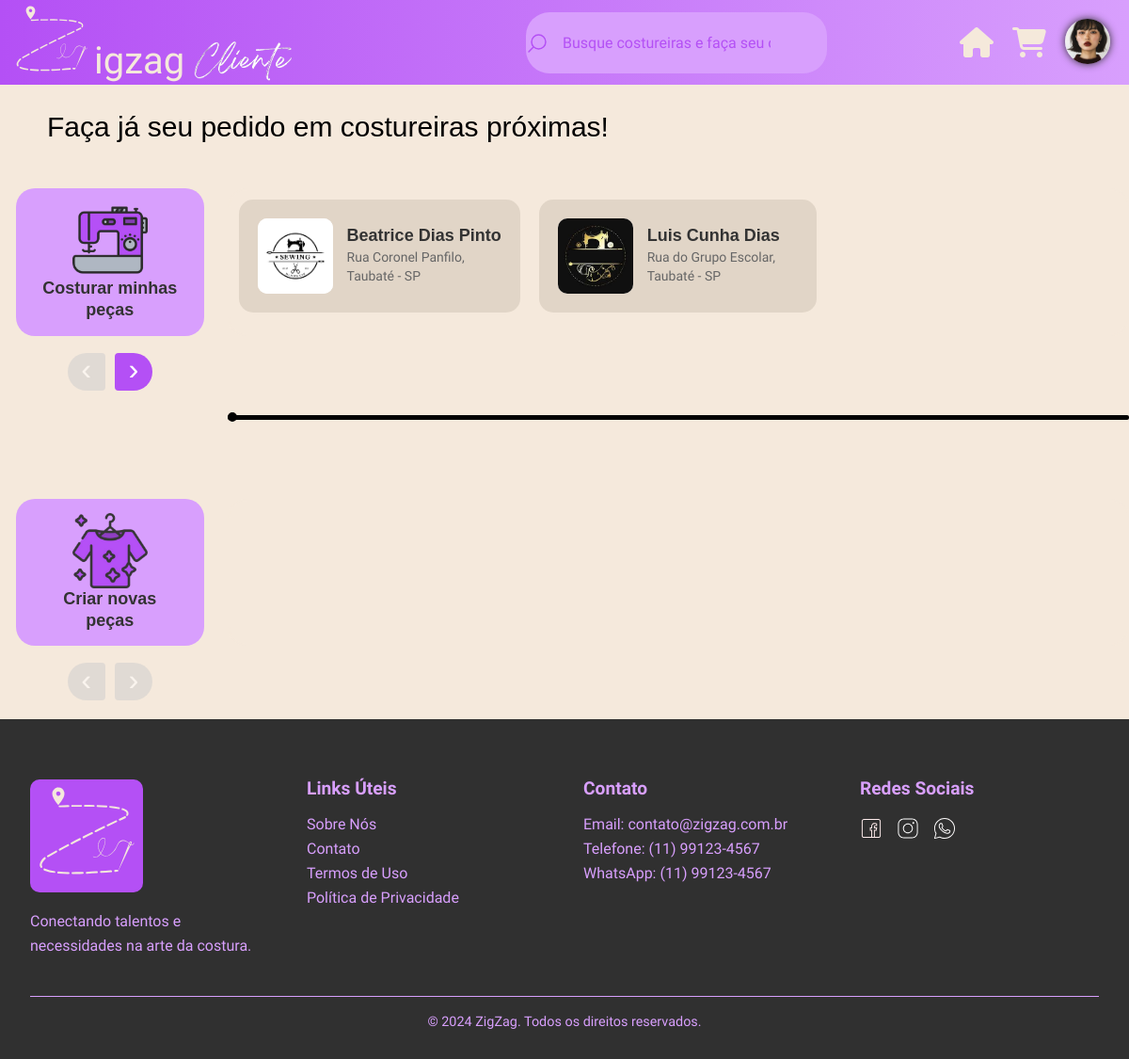
Screenshot of /cliente/index.php (signed in) with the database file from the repository.
### tables this page shows
CREATE TABLE IF NOT EXISTS tbl_costureiro
(
    cos_id integer NOT NULL PRIMARY KEY AUTO_INCREMENT,

    cos_email varchar(320) NOT NULL,
    cos_senhaHash varchar(128) NOT NULL,

    cos_nome varchar(64),
    cos_telefone bigint,
    cos_cpf bigint,
    cos_cnpj bigint,

    cos_perfil varchar(255) DEFAULT 'default.png',
    cos_verificado tinyint DEFAULT 0,

     
    cos_rua varchar(64),
    cos_bairro varchar(32),
    cos_numero int,
    cos_complemento tinytext,
    cos_cidade varchar(32),
    cos_estado varchar(2),
    cos_cep int
);

### web/cliente/bancoCliente.php (called while the page is built, shortened)
<?php
function buscarListaDeCostureiras($conexao)
{
    $queryCostureiras = "SELECT *
                        FROM tbl_costureiro;";
    $resultadoCostureiras = mysqli_query($conexao, $queryCostureiras);
    if ($resultadoCostureiras) {
        return mysqli_fetch_all($resultadoCostureiras, MYSQLI_ASSOC);
    } else {
        return false;
    }
}
?>

### web/cliente/index.php (the view, shortened to what this page needs)
<!DOCTYPE html>
<html lang="pt-br">
<head>
    <link rel="stylesheet" href="home.css">
    <link rel="stylesheet" href="https://unpkg.com/leaflet@1.9.4/dist/leaflet.css" />
    <?php
    require_once "../conexao.php";
    require_once "bancoCliente.php";
    $listaCostureiras = buscarListaDeCostureiras($conexao);
    ?>
</head>
<body>
    <header class="top">
        <div class="header_logo">
            <a href="../"><img class="logo_header" src="../assets/svg/logo.svg" width="90" height="90"
                    alt="Logo ZigZag">
                <p class="zigzag_txt">igzag</p>
                <img class="cli_text" src="../assets/images/usu_img/ZigZag.png" alt="costureiro">
            </a>
        </div>
        <nav class="nav_header">
            <div class="buttons_home">
                <div class="search-container">
                    <div class="search-box">
                        <img src="../assets/svg/search.svg" alt="Buscar" class="search-icon">
                        <input type="text" placeholder="Busque costureiras e faça seu orçamento!" class="search-input">
                    </div>
                </div>
            </div>
        </nav>
        <a class="icon" href="../"><i class="fa-solid fa-house fa-2x  "></i></a>
        <a class="icon" href="carrinho/"><i class="fa-solid fa-cart-shopping fa-2x"></i></a>
        <a class="icon" href="perfil/"><img class="icon_img_perfil"
                src="../assets/uploads/profilepictures/<?php echo $_SESSION["cli_perfil"]; ?>"></a>
    </header>
    <p class="title">Faça já seu pedido em costureiras próximas!</p>
    <div class="container_opções_home">
        <div class="category-card-costurar">
            <div class="category-icon">
                <img class="category-icon" src="../assets/images/usu_img/maquina.png">
            </div>
            <div class="category-text">
                Costurar minhas<br>peças
            </div>
        </div>
        <div class="carousel-warp-costurar">
            <div class="carousel-section" id="carousel1">
                <?php foreach ($listaCostureiras as $costureira) { ?>
                    <a href="loja/?cos=<?php echo $costureira['cos_id']; ?>"" class=" store-card">
                        <img class="store-image"
                            src="../assets/uploads/profilepictures/<?php echo $costureira['cos_perfil']; ?>">
                        <div class="store-info">
                            <p class="store-name"><?php echo $costureira['cos_nome']; ?></p>
                            <p class="store-details">
                                <?php echo $costureira['cos_rua'] . ", " . $costureira['cos_cidade'] . " - " . $costureira['cos_estado']; ?>
                            </p>
                        </div>
                    </a>
                <?php } ?>
            </div>
        </div>
        <div class="carousel-controls-costurar">
            <button class="carousel-btn left" data-carousel="carousel1" disabled>‹</button>
            <button class="carousel-btn right" data-carousel="carousel1">›</button>
        </div>
        <div class="linha">
            <hr class="linha_hr">
        </div>
        <div class="category-card-criar">
            <div class="category-icon">
                <img class="category-icon" src="../assets/images/usu_img/cabide.png">
            </div>
            <div class="category-text">
                Criar novas<br>peças
            </div>
        </div>
        <div class="carousel-warp-criar">
        </div>
        <div class="carousel-controls-criar">
            <button class="carousel-btn left" data-carousel="carousel2" disabled>‹</button>
            <button class="carousel-btn right" data-carousel="carousel2">›</button>
        </div>
    </div>
    <footer class="footer">
        <div class="container">
            <div class="footer-content">
                <div class="footer-section">
                    <img src="../assets/svg/logo.svg" alt="ZigZag Logo" class="footer-logo" />
                    <p>Conectando talentos e necessidades na arte da costura.</p>
                </div>
                <div class="footer-section">
                    <h3>Links Úteis</h3>
                    <ul>
                        <li><a href="../#sobre">Sobre Nós</a></li>
                        <li><a href="../#contato">Contato</a></li>
                        <li><a href="../">Termos de Uso</a></li>
                        <li><a href="../">Política de Privacidade</a></li>
                    </ul>
                </div>
                <div class="footer-section">
                    <h3>Contato</h3>
                    <ul>
                        <li>Email: contato@zigzag.com.br</li>
                        <li>Telefone: (11) 99123-4567</li>
                        <li>WhatsApp: (11) 99123-4567</li>
                    </ul>
                </div>
                <div class="footer-section">
                    <h3>Redes Sociais</h3>
                    <div class="social-links">
                        <a href="#"><img src="../assets/svg/facebook.svg" alt="Facebook" /></a>
                        <a href="https://www.instagram.com/zigzag_ltda"><img src="../assets/svg/instagram.svg"
                                alt="Instagram" /></a>
                        <a href="#"><img src="../assets/svg/whatsapp.svg" alt="WhatsApp" /></a>
                    </div>
                </div>
            </div>
            <div class="footer-bottom">
                <p>&copy; 2024 ZigZag. Todos os direitos reservados.</p>
            </div>
        </div>
    </footer>
</body>
</html>

### rows the page displays
tbl_costureiro: cos_perfil (picture), cos_nome "Beatrice Dias Pinto", cos_rua "Rua Coronel Panfilo", cos_cidade "Taubaté", cos_estado "SP"
tbl_costureiro: cos_perfil (picture), cos_nome "Luis Cunha Dias", cos_rua "Rua do Grupo Escolar", cos_cidade "Taubaté", cos_estado "SP"
